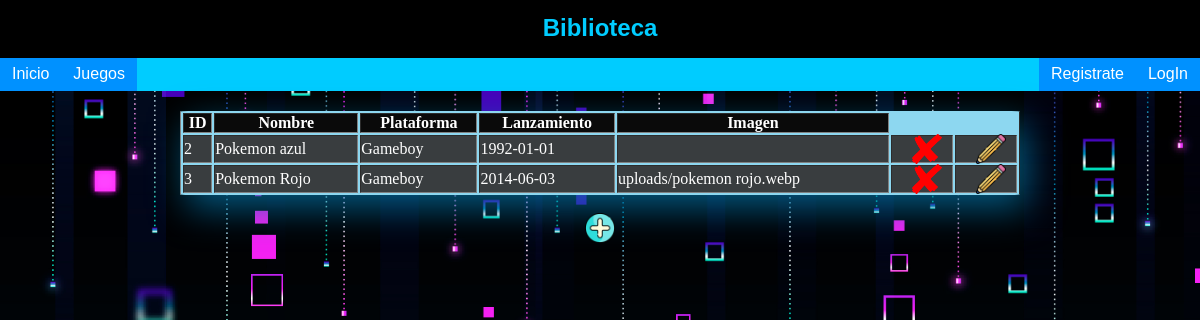
Screenshot of /juegos.php with the database file from the repository.
### tables this page shows
CREATE TABLE `juegos` (
  `ID` int(11) NOT NULL,
  `Nombre` varchar(100) NOT NULL,
  `Plataforma` varchar(100) NOT NULL,
  `Lanzamiento` date NOT NULL,
  `Imagen` varchar(500) NOT NULL
);

### juegos.php (the view, shortened to what this page needs)
<?php
    $con=conectar();
?>
<head>
</head>
<link rel="stylesheet" href="css/EstiloDatos.css">
<body>
    <header>
    <link href="https://fonts.cdnfonts.com/css/metal-gear-solid" rel="stylesheet">
    <?php
		include("menu.php");
      generarMenu();
      ?>
    <?php
$consulta = "SELECT ID,Nombre,Plataforma,Lanzamiento,Imagen FROM juegos";
$resultado = $con->query($consulta);
?>
<div class="contenedorTabla" >
<?php
if ($resultado->num_rows > 0)
    {
        ?>
            <table border='1' style='width: 100%';>
        <?php
    $row =$resultado ->fetch_assoc();
    echo "<tr>";
    foreach($row as $campo =>$valor){
        echo "<th>$campo</th>";
    }
    echo "</tr>";
    $resultado -> data_seek(0);
    while ($row=$resultado->fetch_assoc()){
        echo "<tr id='". $row['ID']  ."'>";
        foreach ($row as $valor){
            echo "<td>$valor</td>";
        }
        ?>
        <td>
            <form action="juegos.php" method="post">
                <button type="submit" class="btnEliminar" id="btn"></button>
            </form>
        </td>
        <td>
            <form action="editar.php" method="post">
                <button type="submit" class="btnEditar" id="btn"></button>
            </form>
        </td>
       <?php
        echo "</tr>";
    }
    echo "</table>";
}else{
};
?>
</div>
<div class="boton1">
    <div class="col-md-12 text-center">
        <form action="añadirJuego.php" method="post">
            <button type="submit" class="btnNuevo" id="btn"></button>
        </form>
    </div>
</div>
</body>
</html>

### menu.php (shortened to what this page needs)
<?php
function generarMenu() {
  ?>
	  <link rel="stylesheet" href="css/EstiloDatos.css">
	  <header>
		<h2>Biblioteca</h2>
	  </header>
	  <nav class="principal">
		  <ul class="nav">
			  <li><a href="index.php">Inicio</a></li>
			  <li><a href="">Juegos</a>
			  </li>
			<div>
			<?php if (isset($_SESSION['usuario'])): ?>
				<li class="right"><a href="login.php?logout='1'">Cerrar sesión (<?php echo $_SESSION['usuario']; ?>)</a></li>
			<?php else: ?>
				<li class="right"><a href="login.php">LogIn</a></li>
				<li class="right"><a href="Nuevo.php">Registrate</a></li>
			<?php endif; ?>
			</div>
		</ul>
	  </nav>
<?php
  }
?>

### css/EstiloDatos.css (style rules this page uses)
* { margin: -1px 0px; padding:0px; }
.contenedorTabla { width: 70%; margin: 20px auto; text-align: center; background-color: rgb(141, 215, 240); overflow: hidden; text-decoration-color: white; box-shadow: 7px 13px 37px #0377adbe; border-radius: 1%; }
.btnNuevo { margin-left: 50%; transform: translateX(-50%); background-image: url('../img/mas.png'); background-repeat:no-repeat; height:30px; width:40px; background-size: 30px 30px; background-position:center; background-color: transparent; border-color: transparent; }
.btnEliminar { background-image: url('../img/cross-296507_1280.png'); background-repeat:no-repeat; height:30px; width:40px; background-size: 30px 30px; background-position:center; background-color: transparent; border-color: transparent; margin-left: 25%; }
.btnEditar { background-image: url('../img/lapiz.png'); background-repeat:no-repeat; height:30px; width:40px; background-size: 30px 30px; background-position:center; background-color: transparent; border-color: transparent; margin-left: 25%; }
body { background-image: url('../img/pixel.jpg'); background-size: cover; }
nav { margin:auto; font-family:Arial, Helvetica, sans-serif; overflow: hidden; text-align: left; border-bottom: rgb(0, 183, 255) 0px solid; background-color: rgb(0, 204, 255); }
td { background-color: rgba(48, 44, 44, 0.897); color: white; }
th { background-color: rgb(10, 10, 10); color: white; }
ul, ol { list-style:none; }
.nav > li { float:left; }
.nav li a { background-color:rgba(0, 132, 255, 0.808); color:#fff; text-decoration:none; padding:10px 12px; display:block }
li.right { float: right; }
h2 { font-family: 'Metal Gear', sans-serif; background-color: black; background-size: 100%; text-align: center; color: rgb(0, 204, 255); height: 60px; border-bottom: 1px solid; display: flex; justify-content: center; align-items: center; }

### rows the page displays
juegos: ID "2", Nombre "Pokemon azul", Plataforma "Gameboy", Lanzamiento "1992-01-01"
juegos: ID "3", Nombre "Pokemon Rojo", Plataforma "Gameboy", Lanzamiento "2014-06-03", Imagen "uploads/pokemon rojo.webp"

### other values shown
$campo "ID"
$campo "Nombre"
$campo "Plataforma"
$campo "Lanzamiento"
$campo "Imagen"
